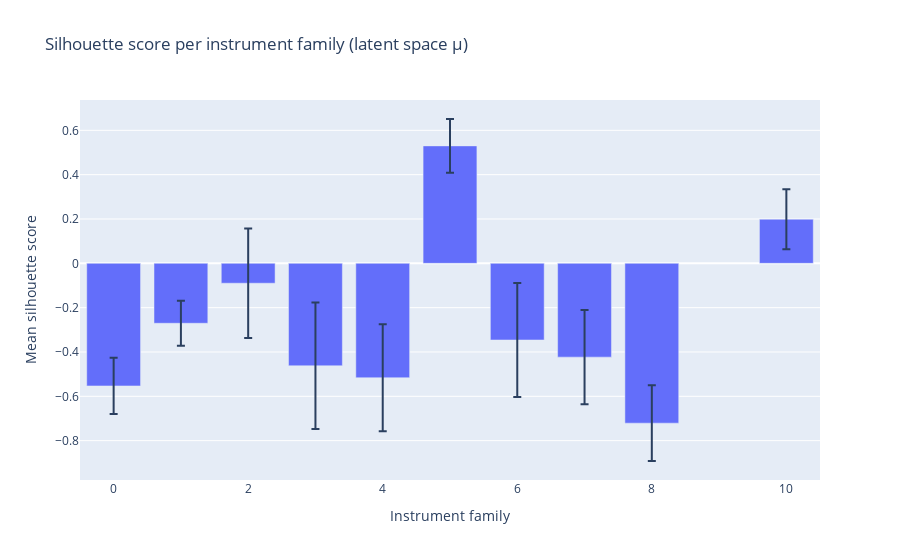

The notebook cell this image was saved under:
### Code cell
import plotly.express as px

fig = px.bar(
    sil_by_family.reset_index(),
    x="family",
    y="mean_silhouette",
    error_y="std_silhouette",
    title="Silhouette score per instrument family (latent space μ)",
    labels={
        "family": "Instrument family",
        "mean_silhouette": "Mean silhouette score",
    }
)

fig.show()

### Figure 1 — Plotly figure (JSON) as saved in the notebook; plotly's stock layout.template omitted (floating-point values rounded to 4 significant figures)
{"data": [{"error_y": {"array": [0.1213, 0.1353, 0.2475, 0.1018, 0.2574, 0.2126, 0.2852, 0.2409, 0.1269, 0.1707]}, "hovertemplate": "Instrument family=%{x}<br>Mean silhouette score=%{y}<extra></extra>", "legendgroup": "", "marker": {"color": "#636efa", "pattern": {"shape": ""}}, "name": "", "orientation": "v", "showlegend": false, "textposition": "auto", "type": "bar", "x": [5, 10, 2, 1, 6, 7, 3, 4, 0, 8], "xaxis": "x", "y": [0.5299, 0.199, -0.08978, -0.2705, -0.3459, -0.4232, -0.4622, -0.5162, -0.5532, -0.7212], "yaxis": "y"}], "layout": {"barmode": "relative", "legend": {"tracegroupgap": 0}, "title": {"text": "Silhouette score per instrument family (latent space μ)"}, "xaxis": {"anchor": "y", "domain": [0, 1], "title": {"text": "Instrument family"}}, "yaxis": {"anchor": "x", "domain": [0, 1], "title": {"text": "Mean silhouette score"}}}}
